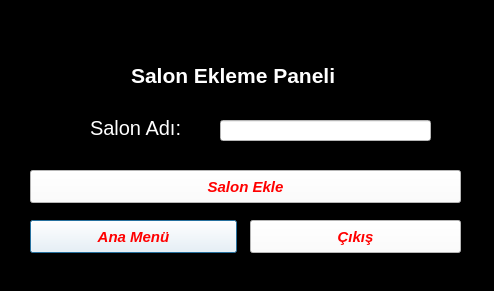
<?xml version="1.0" encoding="UTF-8"?>
<ui version="4.0">
 <class>salon_ekleme</class>
 <widget class="QDialog" name="salon_ekleme">
  <property name="geometry">
   <rect>
    <x>0</x>
    <y>0</y>
    <width>494</width>
    <height>291</height>
   </rect>
  </property>
  <property name="windowTitle">
   <string>Salon Ekle</string>
  </property>
  <property name="styleSheet">
   <string notr="true">background-color:rgb(0, 0, 0);</string>
  </property>
  <widget class="QLabel" name="salon_ekleme_label">
   <property name="geometry">
    <rect>
     <x>90</x>
     <y>60</y>
     <width>331</width>
     <height>31</height>
    </rect>
   </property>
   <property name="styleSheet">
    <string notr="true">padding-left:35px;
font-weight:bold;
font-size:21px;
color:white;
</string>
   </property>
   <property name="text">
    <string>Salon Ekleme Paneli</string>
   </property>
  </widget>
  <widget class="QLabel" name="salon_adi_label">
   <property name="geometry">
    <rect>
     <x>90</x>
     <y>120</y>
     <width>101</width>
     <height>16</height>
    </rect>
   </property>
   <property name="styleSheet">
    <string notr="true">color:white;
font-size:20px;
</string>
   </property>
   <property name="text">
    <string>Salon Adı:</string>
   </property>
  </widget>
  <widget class="QLineEdit" name="salon_adi_text">
   <property name="geometry">
    <rect>
     <x>220</x>
     <y>120</y>
     <width>211</width>
     <height>21</height>
    </rect>
   </property>
   <property name="styleSheet">
    <string notr="true">background-color:white;</string>
   </property>
  </widget>
  <widget class="QPushButton" name="ana_menu_buton">
   <property name="geometry">
    <rect>
     <x>30</x>
     <y>220</y>
     <width>207</width>
     <height>33</height>
    </rect>
   </property>
   <property name="styleSheet">
    <string notr="true">background-color:white;font-size:15px;color:red;font-weight:bold;font-style:italic;</string>
   </property>
   <property name="text">
    <string>Ana Menü</string>
   </property>
   <property name="icon">
    <iconset resource="img.qrc">
     <normaloff>:/newPrefix/images/menu.png</normaloff>:/newPrefix/images/menu.png</iconset>
   </property>
   <property name="iconSize">
    <size>
     <width>25</width>
     <height>25</height>
    </size>
   </property>
  </widget>
  <widget class="QPushButton" name="cikis_buton">
   <property name="geometry">
    <rect>
     <x>250</x>
     <y>220</y>
     <width>211</width>
     <height>33</height>
    </rect>
   </property>
   <property name="styleSheet">
    <string notr="true">background-color:white;font-size:15px;color:red;font-weight:bold;font-style:italic;</string>
   </property>
   <property name="text">
    <string>Çıkış</string>
   </property>
   <property name="icon">
    <iconset resource="img.qrc">
     <normaloff>:/newPrefix/images/exit.png</normaloff>:/newPrefix/images/exit.png</iconset>
   </property>
   <property name="iconSize">
    <size>
     <width>25</width>
     <height>25</height>
    </size>
   </property>
  </widget>
  <widget class="QPushButton" name="salon_ekle_buton">
   <property name="geometry">
    <rect>
     <x>30</x>
     <y>170</y>
     <width>431</width>
     <height>33</height>
    </rect>
   </property>
   <property name="styleSheet">
    <string notr="true">background-color:white; 
color:red;
font-size:15px;font-style:italic;font-weight:bold;</string>
   </property>
   <property name="text">
    <string>Salon Ekle</string>
   </property>
   <property name="icon">
    <iconset resource="img.qrc">
     <normaloff>:/newPrefix/images/save.png</normaloff>:/newPrefix/images/save.png</iconset>
   </property>
   <property name="iconSize">
    <size>
     <width>25</width>
     <height>25</height>
    </size>
   </property>
  </widget>
 </widget>
 <resources>
  <include location="img.qrc"/>
 </resources>
 <connections/>
</ui>
